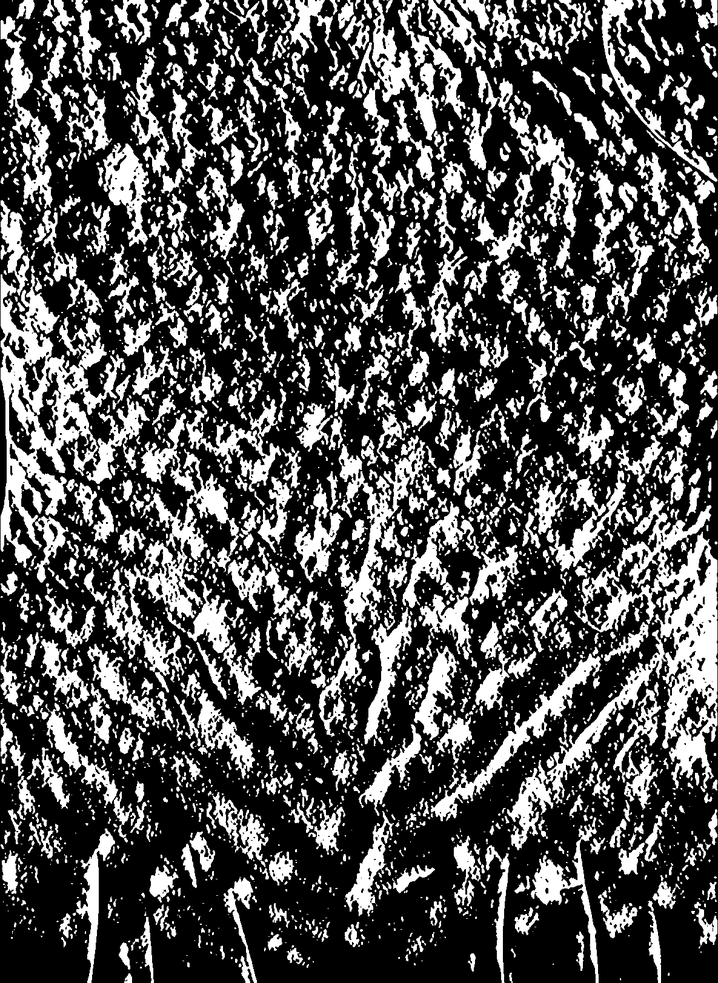
#> input picture intermediary/proc2_sobel_contrast_nonoise_contrast_otsu.png, 718 x 983 px, shrunk from 1185 x 1623 before the run, found by its file name
$ python 'reverse colors.py'
#> lines starting #> are read from the running program, lines starting #| are printed output that depends on the picture
import cv2
import numpy as np

# Load the image
img = cv2.imread('intermediary\\proc2_sobel_contrast_nonoise_contrast_otsu.png')
#> img is the input picture: shape (983, 718, 3); min 0, max 255, mean 81.4

# Reverse the colors
img_reversed = np.uint8(255 - img)
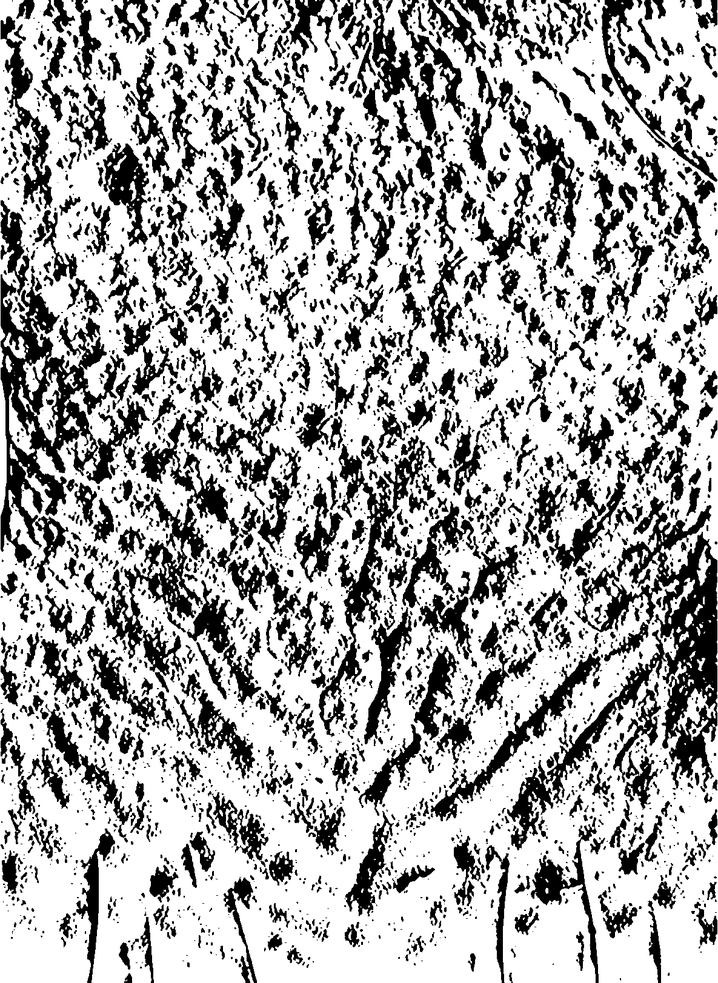
#> img_reversed: shape (983, 718, 3); min 0, max 255, mean 173.6

# Save the result to a file
cv2.imwrite('intermediary\\proc2_sobel_contrast_nonoise_contrast_otsu_reversed.png', img_reversed)

$ run again, with intermediary/proc2_sobel.png copied over intermediary/proc2_sobel_contrast_nonoise_contrast_otsu.png
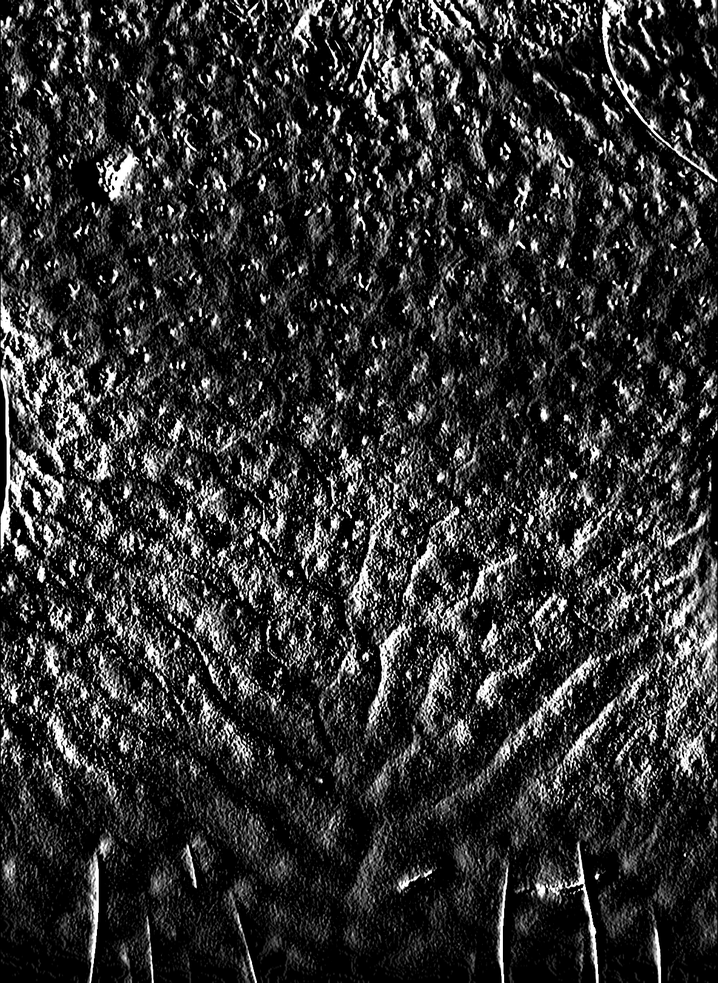
#> input picture intermediary/proc2_sobel.png, 718 x 983 px, shrunk from 1185 x 1623 before the run, found by its file name
#> img is the input picture: shape (983, 718, 3); min 0, max 255, mean 47.5
#> `img_reversed = np.uint8(255 - img)`:
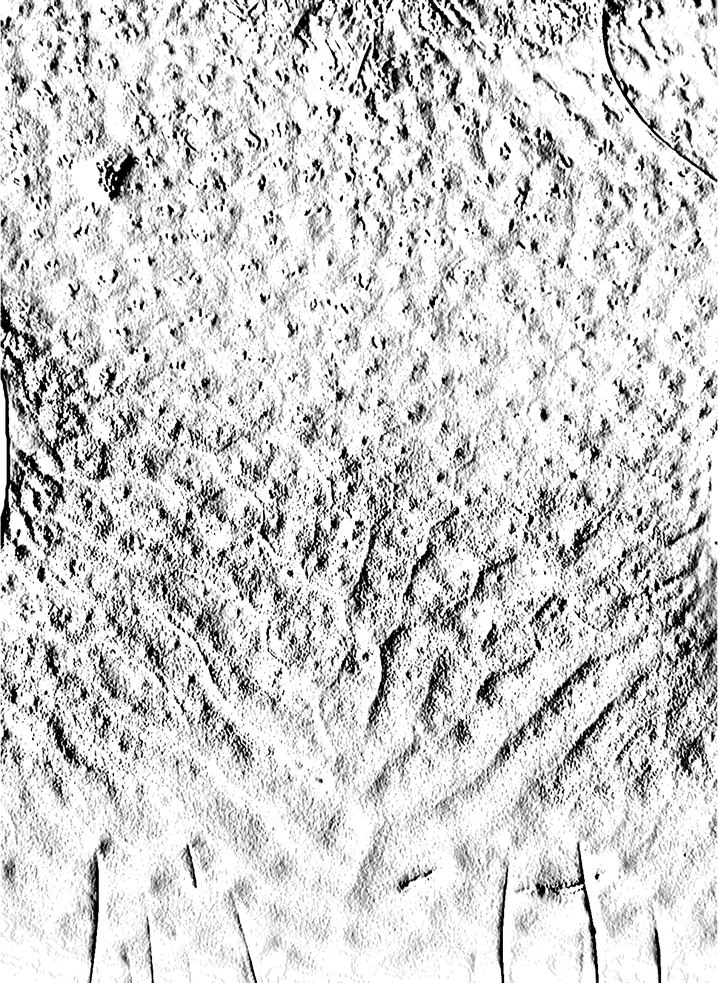
#> img_reversed: shape (983, 718, 3); min 0, max 255, mean 207.5
